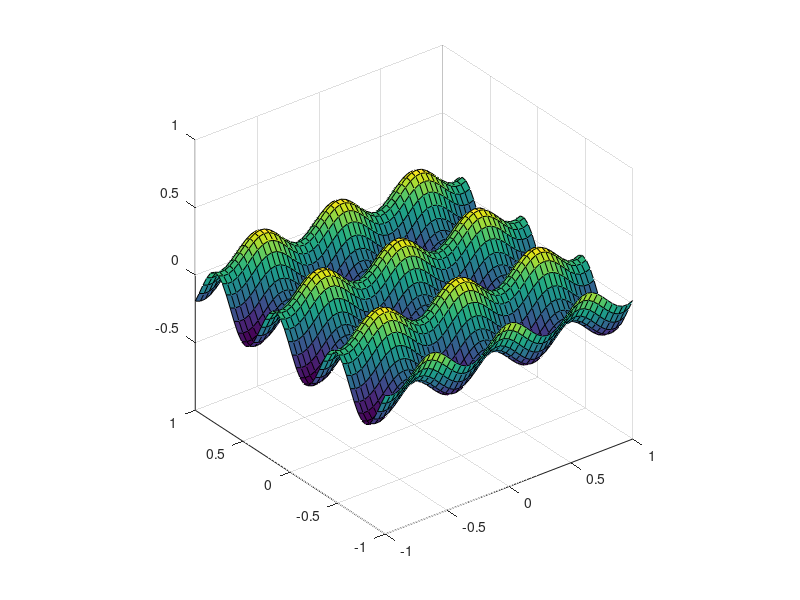

Write MATLAB code to recreate this figure.
clear; clc; close all;

Count = 50;
lnsps = linspace(-1, 1, Count);
plane_X = NaN(Count, Count);
plane_Y = NaN(Count, Count);
plane_Z = NaN(Count, Count);
for i = 1:Count
    for j = 1:Count
        x = lnsps(i);
        y = lnsps(j);
%         z = x + y;
%         z = x^2 + y;
%         z = x^2 + y^2;
%         z = abs(x) + abs(y);
        z = 0.1*cos(10*x) + 0.2*sin(10*y);
        
        plane_X(i, j) = x;
        plane_Y(i, j) = y;
        plane_Z(i, j) = z;
        %disp( mat2str( round([i, j, plane_point'], 2) ))
    end
end

figure()
surf(plane_X, plane_Y, plane_Z, 'FaceAlpha', 1.0);


view(3);
axis equal;